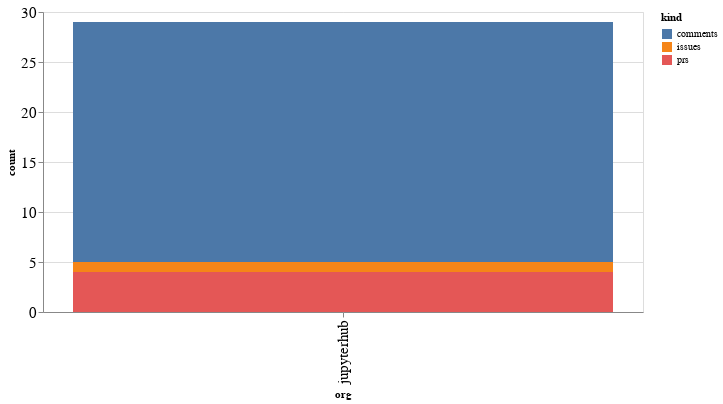

Notebook source saved alongside this figure:
### Code cell
alt.Chart(org_summaries, width=600).mark_bar().encode(
    x='org',
    y='count',
    color='kind',
    tooltip="org"
)

### Figure 1 — Vega-Lite specification as saved in the notebook (floating-point values rounded to 4 significant figures)
{"config": {"axisLeft": {"labelFontSize": 15}, "axisBottom": {"labelFontSize": 15}}, "data": {"name": "data-b81d32de1d35aa3d14591b074f73478f"}, "mark": "bar", "encoding": {"color": {"type": "nominal", "field": "kind"}, "tooltip": {"type": "nominal", "field": "org"}, "x": {"type": "nominal", "field": "org"}, "y": {"type": "quantitative", "field": "count"}}, "width": 600, "$schema": "https://vega.github.io/schema/vega-lite/v4.8.1.json", "datasets": {"data-b81d32de1d35aa3d14591b074f73478f": [{"org": "jupyterhub", "kind": "comments", "count": 24}, {"org": "jupyterhub", "kind": "issues", "count": 1}, {"org": "jupyterhub", "kind": "prs", "count": 4}]}}
